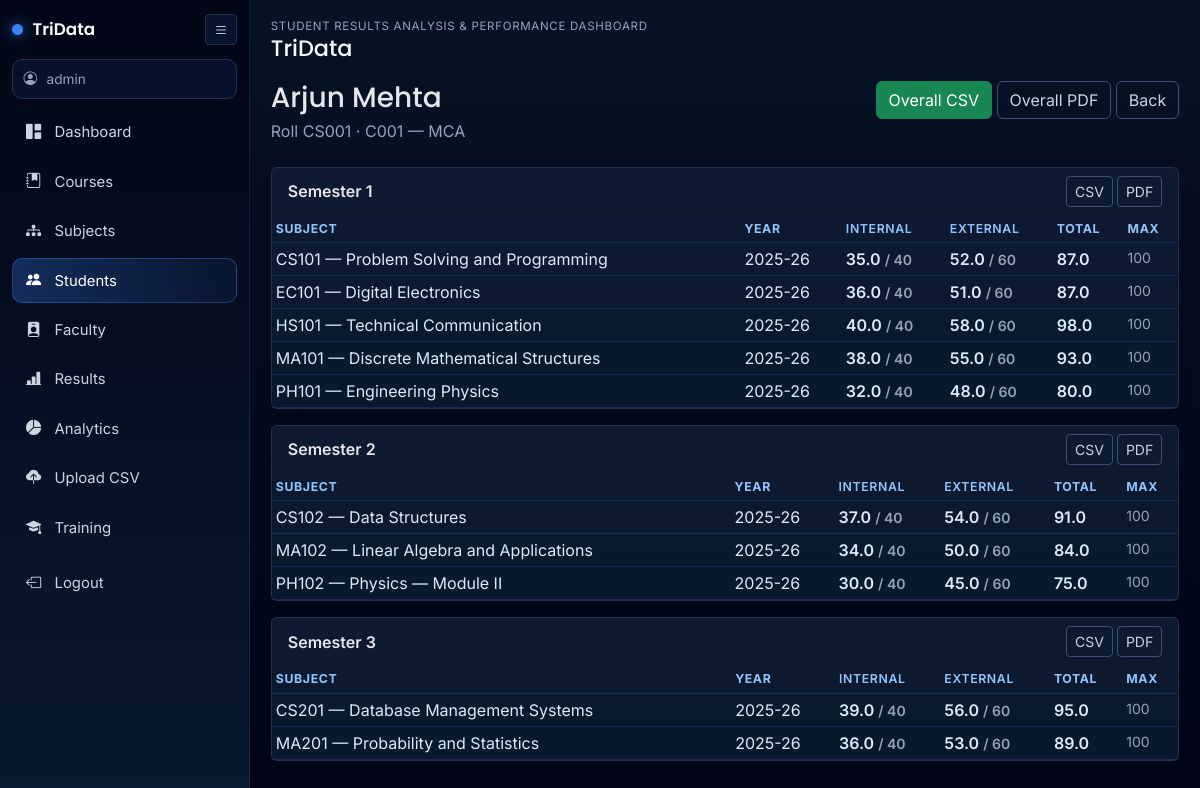
/admin/students/1/results (signed in), run on the app's committed database.
### app/models.py (models this page shows, shortened)
class User(UserMixin, db.Model):
    __tablename__ = "users"
    id = db.Column(db.Integer, primary_key=True)
    username = db.Column(db.String(80), unique=True, nullable=False, index=True)
    password_hash = db.Column(db.String(256), nullable=False)
    role = db.Column(db.String(20), nullable=False, default="student")  # admin | faculty | student
    student = db.relationship("Student", backref="user_account", uselist=False)
    faculty = db.relationship("Faculty", backref="user_account", uselist=False)

class Student(db.Model):
    __tablename__ = "students"
    id = db.Column(db.Integer, primary_key=True)
    user_id = db.Column(db.Integer, db.ForeignKey("users.id"), unique=True, nullable=False)
    roll_number = db.Column(db.String(64), unique=True, nullable=False, index=True)
    full_name = db.Column(db.String(160), nullable=False)
    email = db.Column(db.String(120))
    phone = db.Column(db.String(32))
    course_id = db.Column(db.Integer, db.ForeignKey("courses.id"), nullable=False)
    results = db.relationship("Result", backref="student", lazy="dynamic", cascade="all, delete-orphan")
    trainings = db.relationship("Training", backref="student", lazy="dynamic", cascade="all, delete-orphan")

class Course(db.Model):
    __tablename__ = "courses"
    id = db.Column(db.Integer, primary_key=True)
    name = db.Column(db.String(120), nullable=False)
    code = db.Column(db.String(32), unique=True, nullable=False, index=True)
    duration_years = db.Column(db.Integer, default=4)
    subjects = db.relationship("Subject", backref="course", lazy="dynamic")
    students = db.relationship("Student", backref="course", lazy="dynamic")

class Result(db.Model):
    __tablename__ = "results"
    id = db.Column(db.Integer, primary_key=True)
    student_id = db.Column(db.Integer, db.ForeignKey("students.id"), nullable=False)
    subject_id = db.Column(db.Integer, db.ForeignKey("subjects.id"), nullable=False)
    semester = db.Column(db.Integer, nullable=False)
    academic_year = db.Column(db.String(32), nullable=False, default="2025-26")
    internal_marks = db.Column(db.Float, nullable=False, default=0)
    external_marks = db.Column(db.Float, nullable=False, default=0)
    __table_args__ = (
        db.UniqueConstraint(
            "student_id", "subject_id", "semester", "academic_year", name="uq_result_row"
        ),
    )
    @property
    def total_marks(self) -> float:
        return float(self.internal_marks or 0) + float(self.external_marks or 0)

class Subject(db.Model):
    __tablename__ = "subjects"
    id = db.Column(db.Integer, primary_key=True)
    name = db.Column(db.String(120), nullable=False)
    code = db.Column(db.String(32), nullable=False, index=True)
    course_id = db.Column(db.Integer, db.ForeignKey("courses.id"), nullable=False)
    max_internal = db.Column(db.Integer, default=40)
    max_external = db.Column(db.Integer, default=60)
    __table_args__ = (db.UniqueConstraint("course_id", "code", name="uq_subject_course_code"),)
    results = db.relationship("Result", backref="subject", lazy="dynamic")

### app/routes/admin.py (the view)
@bp.route("/students/<int:sid>/results")
def student_results_view(sid):
    student = Student.query.get_or_404(sid)
    results = (
        Result.query.filter_by(student_id=sid)
        .join(Subject)
        .order_by(Result.semester, Subject.code)
        .all()
    )
    by_sem = {}
    for r in results:
        by_sem.setdefault(r.semester, []).append(r)
    return render_template(
        "admin/student_results.html",
        student=student,
        by_sem=by_sem,
    )

### app/routes/admin.py (called while the page is built)
@bp.before_request
@login_required
def _admin_gate():
    if current_user.role != "admin":
        from flask import abort
        abort(403)

### app/templates/admin/student_results.html (shortened to what this page needs)
{% extends "base.html" %}
{% block content %}
<div class="d-flex justify-content-between align-items-start flex-wrap gap-2 mb-4">
  <div>
    <h1 class="h3 mb-1">{{ student.full_name }}</h1>
    <p class="text-muted mb-0">Roll {{ student.roll_number }} · {{ student.course.code }} — {{ student.course.name }}</p>
  </div>
  <div>
    <a class="btn btn-success" href="{{ url_for('admin.student_results_download', sid=student.id, format='csv') }}">Overall CSV</a>
    <a class="btn btn-outline-success" href="{{ url_for('admin.student_results_download', sid=student.id, format='pdf') }}">Overall PDF</a>
    <a class="btn btn-outline-secondary" href="{{ url_for('admin.students_list') }}">Back</a>
  </div>
</div>
{% if not by_sem %}
<p class="text-muted">No results on file.</p>
{% else %}
{% for sem, rows in by_sem|dictsort %}
<div class="card mb-3">
  <div class="card-header fw-semibold d-flex justify-content-between align-items-center">
    <span>Semester {{ sem }}</span>
    <span>
      <a class="btn btn-sm btn-outline-success" href="{{ url_for('admin.student_results_download', sid=student.id, semester=sem, format='csv') }}">CSV</a>
      <a class="btn btn-sm btn-outline-primary" href="{{ url_for('admin.student_results_download', sid=student.id, semester=sem, format='pdf') }}">PDF</a>
    </span>
  </div>
  <div class="table-responsive">
    <table class="table table-sm mb-0">
      <thead>
        <tr>
          <th>Subject</th><th>Year</th><th class="marks-int">Internal</th><th class="marks-ext">External</th><th>Total</th><th>Max</th>
        </tr>
      </thead>
      <tbody>
        {% for r in rows %}
        <tr>
          <td>{{ r.subject.code }} — {{ r.subject.name }}</td>
          <td>{{ r.academic_year }}</td>
          <td class="marks-int">{{ r.internal_marks }} <span class="text-muted small">/ {{ r.subject.max_internal }}</span></td>
          <td class="marks-ext">{{ r.external_marks }} <span class="text-muted small">/ {{ r.subject.max_external }}</span></td>
          <td class="fw-semibold">{{ '%.1f'|format(r.total_marks) }}</td>
          <td class="text-muted small">{{ r.subject.max_internal + r.subject.max_external }}</td>
        </tr>
        {% endfor %}
      </tbody>
    </table>
  </div>
</div>
{% endfor %}
{% endif %}
{% endblock %}

### app/templates/base.html (shortened to what this page needs)
<!DOCTYPE html>
<html lang="en">
<head>
  <link href="https://cdn.jsdelivr.net/npm/bootstrap-icons@1.11.3/font/bootstrap-icons.css" rel="stylesheet">
  <link href="https://cdn.jsdelivr.net/npm/bootstrap@5.3.3/dist/css/bootstrap.min.css" rel="stylesheet">
  <link rel="stylesheet" href="{{ url_for('static', filename='css/app.css') }}">
</head>
<body>
  {% if current_user.is_authenticated %}
  <div id="tridataShell" class="app-shell">
    <aside id="appSidebar" class="app-sidebar">
      <div class="sidebar-head">
        <div class="brand-wrap">
          <span class="brand-dot"></span>
          <span class="brand-text">TriData</span>
        </div>
        <button id="sidebarToggle" class="btn btn-sm icon-btn" type="button" aria-label="Toggle sidebar">
          <i class="bi bi-list"></i>
        </button>
      </div>
      <div class="user-chip">
        <i class="bi bi-person-circle"></i>
        <span>{{ current_user.username }}</span>
      </div>
      <nav class="side-nav">
        {% if current_user.role == 'admin' %}
        <a class="side-link {% if request.endpoint == 'admin.dashboard' %}active{% endif %}" href="{{ url_for('admin.dashboard') }}"><i class="bi bi-grid-1x2-fill"></i><span>Dashboard</span></a>
        <a class="side-link " href="{{ url_for('admin.courses_list') }}"><i class="bi bi-journal-bookmark-fill"></i><span>Courses</span></a>
        <a class="side-link " href="{{ url_for('admin.subjects_list') }}"><i class="bi bi-diagram-3-fill"></i><span>Subjects</span></a>
        <a class="side-link {% if request.endpoint in ['admin.students_list', 'admin.student_add', 'admin.student_edit', 'admin.student_results_view'] %}active{% endif %}" href="{{ url_for('admin.students_list') }}"><i class="bi bi-people-fill"></i><span>Students</span></a>
        <a class="side-link " href="{{ url_for('admin.faculty_list') }}"><i class="bi bi-person-badge-fill"></i><span>Faculty</span></a>
        <a class="side-link {% if request.endpoint == 'admin.results_list' %}active{% endif %}" href="{{ url_for('admin.results_list') }}"><i class="bi bi-bar-chart-line-fill"></i><span>Results</span></a>
        <a class="side-link {% if request.endpoint == 'admin.analytics' %}active{% endif %}" href="{{ url_for('admin.analytics') }}"><i class="bi bi-pie-chart-fill"></i><span>Analytics</span></a>
        <a class="side-link {% if request.endpoint == 'admin.results_upload' %}active{% endif %}" href="{{ url_for('admin.results_upload') }}"><i class="bi bi-cloud-upload-fill"></i><span>Upload CSV</span></a>
        <a class="side-link {% if request.endpoint in ['admin.training_list'] %}active{% endif %}" href="{{ url_for('admin.training_list') }}"><i class="bi bi-mortarboard-fill"></i><span>Training</span></a>
        {% endif %}
      </nav>
      <a class="side-link logout-link" href="{{ url_for('auth.logout') }}"><i class="bi bi-box-arrow-left"></i><span>Logout</span></a>
    </aside>
    <div class="content-wrap">
      <header class="content-head">
        <div>
          <div class="eyebrow">Student Results Analysis & Performance Dashboard</div>
          <h1 class="page-title">{% block page_title %}TriData{% endblock %}</h1>
        </div>
      </header>
      <main class="content-main">
        {{ self.content() }}
      </main>
    </div>
  </div>
  {% endif %}
</body>
</html>

### app/static/css/app.css (style rules this page uses)
:root { --deep-blue: #0a192f; --dark-black: #020617; --accent-blue: #3b82f6; --light-text: #e5e7eb; --muted-text: #94a3b8; --panel: #0f1b33; --panel-2: #111f3a; --border: #23314f; }
* { font-family: Inter, "Segoe UI", sans-serif; }
body { min-height: 100vh; background: linear-gradient(180deg, #071225 0%, var(--dark-black) 100%); color: var(--light-text); }
h1, h2, h3, h4, h5, h6, .page-title, .brand-text { font-family: Poppins, Inter, sans-serif; }
.app-shell { display: flex; min-height: 100vh; }
.app-sidebar { position: fixed; top: 0; left: 0; bottom: 0; width: 250px; background: linear-gradient(180deg, var(--dark-black) 0%, var(--deep-blue) 100%); border-right: 1px solid rgba(59, 130, 246, 0.18); padding: 0.9rem 0.75rem 0.8rem; transition: width 0.2s ease; overflow: hidden; z-index: 1050; }
.sidebar-head { display: flex; align-items: center; justify-content: space-between; margin-bottom: 0.85rem; }
.brand-wrap { display: flex; align-items: center; gap: 0.6rem; }
.brand-dot { width: 11px; height: 11px; border-radius: 50%; background: var(--accent-blue); box-shadow: 0 0 14px rgba(59, 130, 246, 0.8); }
.brand-text { font-size: 1.05rem; font-weight: 600; color: #f8fafc; }
.icon-btn { border: 1px solid var(--border); color: var(--light-text); background: rgba(59, 130, 246, 0.1); }
.user-chip { display: flex; align-items: center; gap: 0.6rem; color: var(--muted-text); border: 1px solid var(--border); background: rgba(59, 130, 246, 0.08); border-radius: 10px; padding: 0.55rem 0.65rem; font-size: 0.85rem; margin-bottom: 0.7rem; }
.side-nav { display: flex; flex-direction: column; gap: 0.3rem; }
.side-link { display: flex; align-items: center; gap: 0.75rem; color: #cbd5e1; text-decoration: none; border-radius: 10px; padding: 0.62rem 0.72rem; font-size: 0.93rem; border: 1px solid transparent; transition: all 0.18s ease; }
.side-link i { width: 18px; text-align: center; font-size: 0.95rem; }
.side-link.active { color: #fff; border-color: rgba(59, 130, 246, 0.36); background: linear-gradient(90deg, rgba(59, 130, 246, 0.28), rgba(59, 130, 246, 0.08)); }
.logout-link { margin-top: 0.7rem; }
.content-wrap { margin-left: 250px; width: calc(100% - 250px); transition: margin-left 0.2s ease, width 0.2s ease; }
.content-head { padding: 1.1rem 1.3rem 0.4rem; }
.eyebrow { color: var(--muted-text); text-transform: uppercase; letter-spacing: 0.06em; font-size: 0.72rem; }
.page-title { margin-bottom: 0; font-size: 1.4rem; color: #f8fafc; }
.content-main { padding: 0.8rem 1.3rem 1.35rem; }
.card { background: linear-gradient(180deg, rgba(15, 27, 51, 0.92), rgba(10, 25, 47, 0.92)); border: 1px solid var(--border); box-shadow: 0 10px 30px rgba(2, 6, 23, 0.45); color: var(--light-text); }
.table { --bs-table-bg: transparent; --bs-table-color: #dbeafe; --bs-table-border-color: rgba(59, 130, 246, 0.18); --bs-table-hover-bg: rgba(59, 130, 246, 0.08); }
.table thead th { font-size: 0.77rem; text-transform: uppercase; letter-spacing: 0.05em; color: #93c5fd; border-bottom-width: 1px; }
.text-muted, .small.text-muted { color: var(--muted-text) !important; }
.btn-outline-secondary, .btn-outline-primary, .btn-outline-success, .btn-outline-danger { border-color: #3b4f73; color: #cbd5e1; }
.marks-int { color: #34d399; font-weight: 600; }
.marks-ext { color: #60a5fa; font-weight: 600; }

### data on the page
User: username "admin"
Student: full_name "Arjun Mehta", roll_number "CS001"
Course: course.code "C001", course.name "MCA"
Result: subject.code "CS101", subject.name "Problem Solving and Programming", academic_year "2025-26", internal_marks "35.0", subject.max_internal "40", external_marks "52.0", subject.max_external "60", total_marks "87.0", r.subject.max_internal+r.subject.max_external "100"
Result: subject.code "EC101", subject.name "Digital Electronics", academic_year "2025-26", internal_marks "36.0", subject.max_internal "40", external_marks "51.0", subject.max_external "60", total_marks "87.0", r.subject.max_internal+r.subject.max_external "100"
Result: subject.code "HS101", subject.name "Technical Communication", academic_year "2025-26", internal_marks "40.0", subject.max_internal "40", external_marks "58.0", subject.max_external "60", total_marks "98.0", r.subject.max_internal+r.subject.max_external "100"
Result: subject.code "MA101", subject.name "Discrete Mathematical Structures", academic_year "2025-26", internal_marks "38.0", subject.max_internal "40", external_marks "55.0", subject.max_external "60", total_marks "93.0", r.subject.max_internal+r.subject.max_external "100"
Result: subject.code "PH101", subject.name "Engineering Physics", academic_year "2025-26", internal_marks "32.0", subject.max_internal "40", external_marks "48.0", subject.max_external "60", total_marks "80.0", r.subject.max_internal+r.subject.max_external "100"
Result: subject.code "CS102", subject.name "Data Structures", academic_year "2025-26", internal_marks "37.0", subject.max_internal "40", external_marks "54.0", subject.max_external "60", total_marks "91.0", r.subject.max_internal+r.subject.max_external "100"
Result: subject.code "MA102", subject.name "Linear Algebra and Applications", academic_year "2025-26", internal_marks "34.0", subject.max_internal "40", external_marks "50.0", subject.max_external "60", total_marks "84.0", r.subject.max_internal+r.subject.max_external "100"
Result: subject.code "PH102", subject.name "Physics — Module II", academic_year "2025-26", internal_marks "30.0", subject.max_internal "40", external_marks "45.0", subject.max_external "60", total_marks "75.0", r.subject.max_internal+r.subject.max_external "100"
Result: subject.code "CS201", subject.name "Database Management Systems", academic_year "2025-26", internal_marks "39.0", subject.max_internal "40", external_marks "56.0", subject.max_external "60", total_marks "95.0", r.subject.max_internal+r.subject.max_external "100"
Result: subject.code "MA201", subject.name "Probability and Statistics", academic_year "2025-26", internal_marks "36.0", subject.max_internal "40", external_marks "53.0", subject.max_external "60", total_marks "89.0", r.subject.max_internal+r.subject.max_external "100"

### other printed values
{{ sem }} "1" "2" "3"
